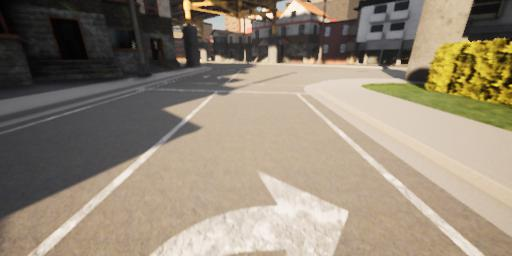
#> input picture v1/photos/lanes2.jpg, 512 x 256 px, found by its file name; its folder holds 4 pictures in this run
$ python pipeline_v3.py
#> lines starting #> are read from the running program, lines starting #| are printed output that depends on the picture; after the words box and inside, x2 and y2 are one past the last pixel; in counts of white or black regions, pixels touching at a corner belong together
import cv2 as cv
import matplotlib.pyplot as plt
import numpy as np

# PARAMETERS

BLUR_KERNEL_SIZE = 21

CANNY_EDGE_LOW_T = 75
CANNY_EDGE_HIGH_T = 100
SOBEL_L_THRESHOLD = None

PERSPECTIVE_WARP_SRC=np.float32([(0.4,0.3),(0.6,0.3),(0.1,1),(1,1)])
PERSPECTIVE_WARP_DST=np.float32([(0,0), (1, 0), (0,1), (1,1)])

# UTILS
def get_image(file_name, show=False):
#> called with file_name = './v1/photos/lanes2.jpg', show = False
  image = cv.imread(file_name)
#> image is the input picture: shape (256, 512, 3); mean B, G, R 118, 135.3, 147.1
  image = cv.cvtColor(image, cv.COLOR_BGR2RGB)
  if show:
    plt.imshow(image)
    plt.show()
  return image

# PIPELINE
def get_grayscale(image):
  grayscale = cv.cvtColor(image, cv.COLOR_RGB2GRAY)
  return grayscale

def get_blur(image, kernel=(BLUR_KERNEL_SIZE, BLUR_KERNEL_SIZE)):
#> called with kernel = (15, 15)
  blur = cv.medianBlur(image, kernel[0])
  return blur

def get_sobel(img, s_thresh=(100, 255), sx_thresh=(CANNY_EDGE_LOW_T, CANNY_EDGE_HIGH_T), l_thresh=SOBEL_L_THRESHOLD, show=False):
    # Convert to HLS color space and separate the V channel
    hls = cv.cvtColor(img, cv.COLOR_BGR2HLS).astype(float)
    l_channel = hls[:,:,1]
    s_channel = hls[:,:,2]
    h_channel = hls[:,:,0]

    # increase contrast
    min_l = l_thresh
    if min_l is not None: l_channel = np.clip(l_channel, None, min_l)
    # plt.imshow(l_channel, cmap='gray')
    # plt.show()

    # Sobel x
    sobelx = cv.Sobel(l_channel, cv.CV_64F, 1, 1) # Take the derivative in x
    abs_sobelx = sobelx #np.absolute(sobelx) # Absolute x derivative to accentuate lines away from horizontal
    scaled_sobel = np.uint8(255 * abs_sobelx / np.max(abs_sobelx))

    # Threshold x gradient
    sxbinary = np.zeros_like(scaled_sobel)
    sxbinary[(scaled_sobel >= sx_thresh[0]) & (scaled_sobel <= sx_thresh[1])] = 1

    # Threshold color channel
    s_binary = np.zeros_like(s_channel)
    s_binary[(s_channel >= s_thresh[0]) & (s_channel <= s_thresh[1])] = 1

    combined_binary = np.zeros_like(sxbinary)
    combined_binary[(s_binary == 1) | (sxbinary == 1)] = 1

    if show:
      plt.imshow(combined_binary, cmap='gray')
      plt.show()
    return combined_binary

def filter_image(img):
  filtered_img = img.copy()

  # increase contrast
  lab = cv.cvtColor(img, cv.COLOR_RGB2LAB)
#> lab: shape (256, 512, 3); mean of channels 0, 1, 2 141.8, 129.7, 138.6
  l, a, b = cv.split(lab)
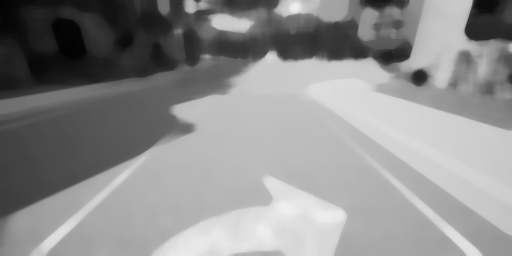
#> l: shape (256, 512); min 1, max 239, mean 141.8
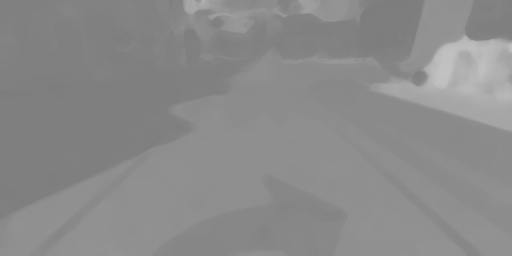
#> b: shape (256, 512); min 121, max 194, mean 138.6

  clahe = cv.createCLAHE(clipLimit=4.0, tileGridSize=(8,8))
  filtered_img = cv.merge((clahe.apply(l), a, b))
#> filtered_img: shape (256, 512, 3); mean of channels 0, 1, 2 141.2, 129.7, 138.6
  filtered_img = cv.cvtColor(filtered_img, cv.COLOR_LAB2RGB)
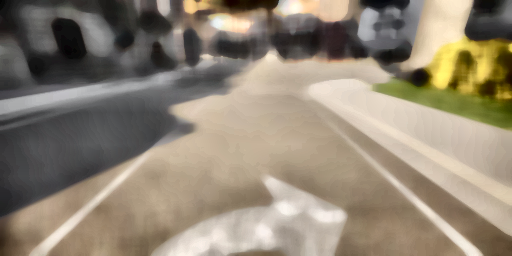
#> filtered_img: shape (256, 512, 3); mean R, G, B 144.9, 133.4, 116.1

  # push whiteish pixels to full white
  thresh = 230
  gray = get_grayscale(img)
  for y in range(img.shape[0]):
    for x in range(img.shape[1]):
      if gray[y, x] > thresh: filtered_img[y, x, :] = [255, 255, 255]
#> filtered_img: shape (256, 512, 3); 0.48% of pixels changed, all inside (x1, y1, x2, y2) = (179, 4, 340, 256)
  return filtered_img

def apply_mask(img):
  masked_img = img.copy()
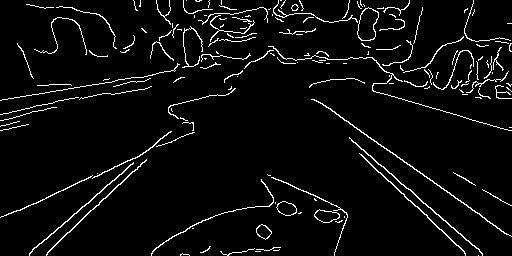
#> masked_img: shape (256, 512); 4.7% white in thin lines or dots
  for y in range(int(img.shape[0] * 0.4)):
    masked_img[y, :] = np.zeros((img.shape[1:]))
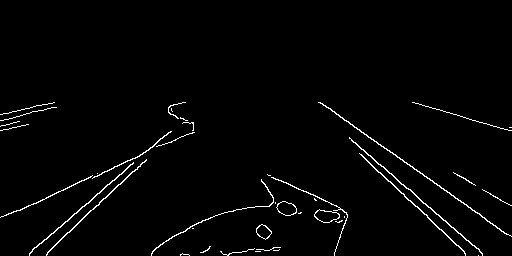
#> masked_img: shape (256, 512); 1.9% white in thin lines or dots, all inside (x1, y1, x2, y2) = (0, 102, 512, 256)
  return masked_img

def extract_points(img):
  num_partitions = 8
  clustered_img = np.zeros((img.shape[0], img.shape[1], 3))
  for p in range(num_partitions):
    starty, endy = img.shape[0]*p//num_partitions, img.shape[0]*(p+1)//num_partitions
    vals = img[starty:endy, :]
    points = np.argwhere(vals)[:, 1]
    if points.shape[0] == 0: continue

    clusters, eps, sorted_points = [], 20, np.sort(points)
    cur_point, cur_cluster = sorted_points[0], [sorted_points[0]]
    for point in sorted_points[1:]:
      if point <= cur_point + eps: cur_cluster.append(point)
      else:
          clusters.append(cur_cluster)
          cur_cluster = [point]
      cur_point = point
    clusters.append(cur_cluster)

    midy = (starty + endy) // 2
    for cluster in clusters:
      avgx = sum(cluster) // len(cluster)
      clustered_img = cv.circle(
        clustered_img,
        (avgx, midy),
        10,
        [1, 0, 0],
        -1)
#> this loop made 8 passes
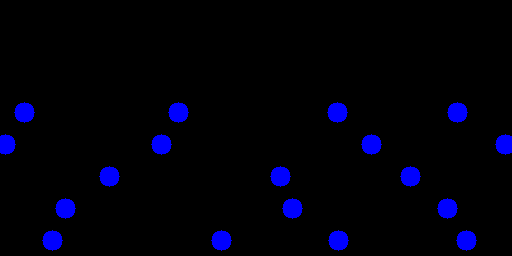
#> clustered_img: shape (256, 512, 3) float64; mean of channels 0, 1, 2 0.0428, 0, 0; drawn as B, G, R
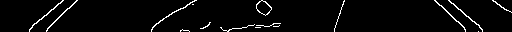
#> vals: shape (32, 512); 3.4% white in thin lines or dots

  return clustered_img

# MAIN

def main(vals):
  fig = plt.figure()
  fig_shape = (4, len(vals))
  # fig.suptitle('Sobel L Thresholds: 100, 125, 150, None')

  for idx, i in enumerate(vals):
    img_title = './v1/photos/lanes{}.jpg'.format(i)
    print("Processing {}".format(img_title))

    image = get_image(img_title)
    ax = plt.subplot2grid(fig_shape, (0, idx))
    ax.imshow(image)
    plt.axis('off')

    blur = get_blur(image, (15, 15))
    filtered_image = filter_image(blur)
    ax = plt.subplot2grid(fig_shape, (1, idx))
    ax.imshow(filtered_image)
    plt.axis('off')
    blur = get_blur(filtered_image, (5, 5))

    edges = apply_mask(cv.Canny(blur, CANNY_EDGE_LOW_T, CANNY_EDGE_HIGH_T, L2gradient=True))
    ax = plt.subplot2grid(fig_shape, (2, idx))
    ax.imshow(edges, cmap='gray')
    plt.axis('off')

    clustered = extract_points(edges)
    ax = plt.subplot2grid(fig_shape, (3, idx))
    ax.imshow(clustered, cmap='gray')
    plt.axis('off')
#> pass 2 of the loop in main, `for idx, i in enumerate(vals):`:
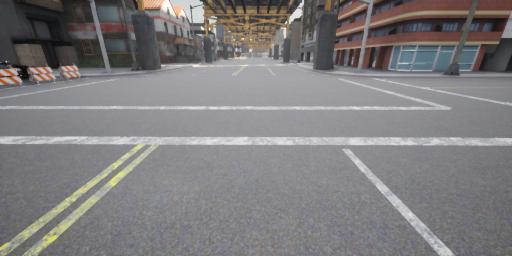
#> input picture v1/photos/lanes3.jpg, 512 x 256 px, found by its file name
#> in get_image, image is the input picture: shape (256, 512, 3); mean B, G, R 126.6, 124.9, 127.4
#> lab: shape (256, 512, 3); mean of channels 0, 1, 2 131.5, 129.4, 127.4
#> after the loop in apply_mask (call 2), `for y in range(int(img.shape[0] * 0.4)):`:
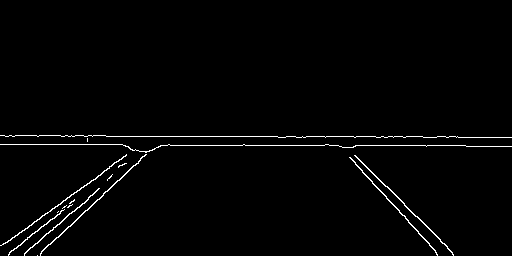
#> masked_img: shape (256, 512); 1.6% white in thin lines or dots, all inside (x1, y1, x2, y2) = (0, 135, 512, 256)
#> the loop in extract_points (call 2), `for p in range(num_partitions):` made 8 passes
#> after the loop in extract_points (call 2), `for p in range(num_partitions):`:
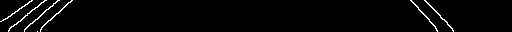
#> vals: shape (32, 512); 2.3% white in thin lines or dots, all inside (x1, y1, x2, y2) = (0, 0, 454, 32)
  plt.subplots_adjust(left=0,bottom=0,right=1,top=0.95,wspace=0,hspace=0)
  plt.show()

if __name__ == "__main__":
#> (the run stopped early here; a loop or call above may not have finished)
